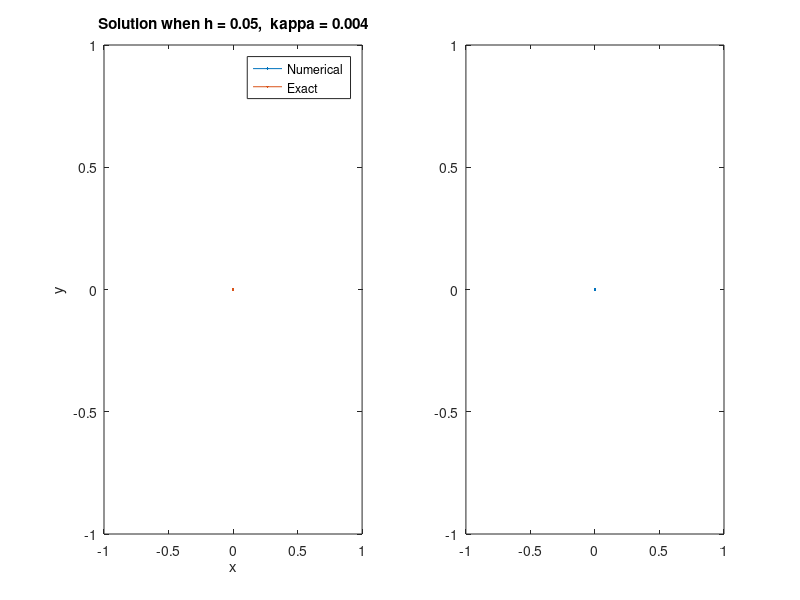

Write MATLAB code to recreate this figure.
%%  Problem 1

clear;

Lmax = 1;     %Maximum length
Tmax = 0.5;   %Maximum time

%Boundary condition
g_o = 0;
g_1 = 0;

h = input('enter the value for parameter h:  ');
kappa = 0.004;  %Step size in t

%Space and time intervals
t = 0:kappa:Tmax;
x = 0:h:Lmax;

M = length(x);
N = length(t);

%Initial condition
u(1,:) = sin(pi*x);

r = kappa/h^2;
 
 for i = 1:N-1
     %%Scheme
    for j = 1:M
        if j == 1 
            u(i,j) = g_o;
        elseif j == M
            u(i,j) = g_1;
        else
            u(i+1,j) = r*u(i,j+1) + (1-2*r)*u(i,j) + r*u(i,j-1);
        end
    end
    
%     figure(5000)
%     plot(x,u(i,:))
%     pause;
    
 end

%The exact solution
yexact = @(t,x) sin(pi*x).*exp(-pi^2*t);

subplot( 1, 2, 1);
plot(x,u(end,:),x, yexact(t(end),x))
xlabel('x')
ylabel('y')
legend('Numerical','Exact')
title('Solution when h = 0.05,  kappa = 0.004')

subplot( 1, 2, 2);
plot(x,u(end,:)- yexact(t(end),x))








